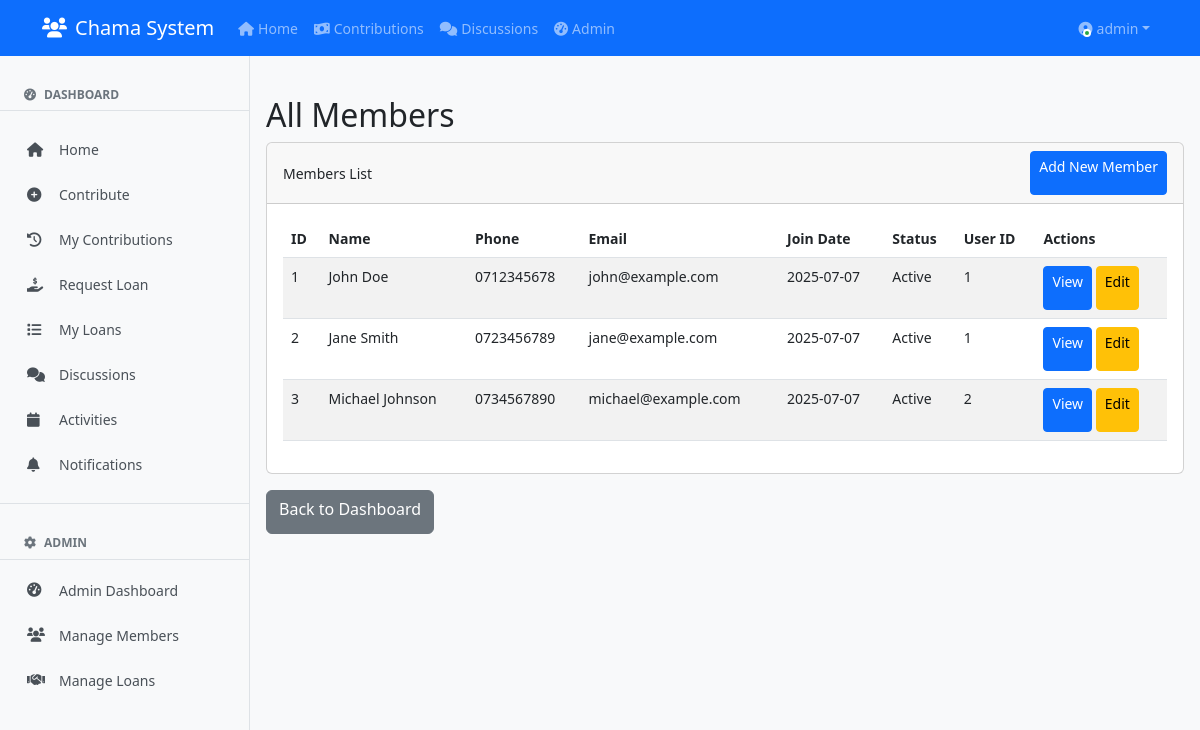
The app's page /admin/members (signed in), older data.
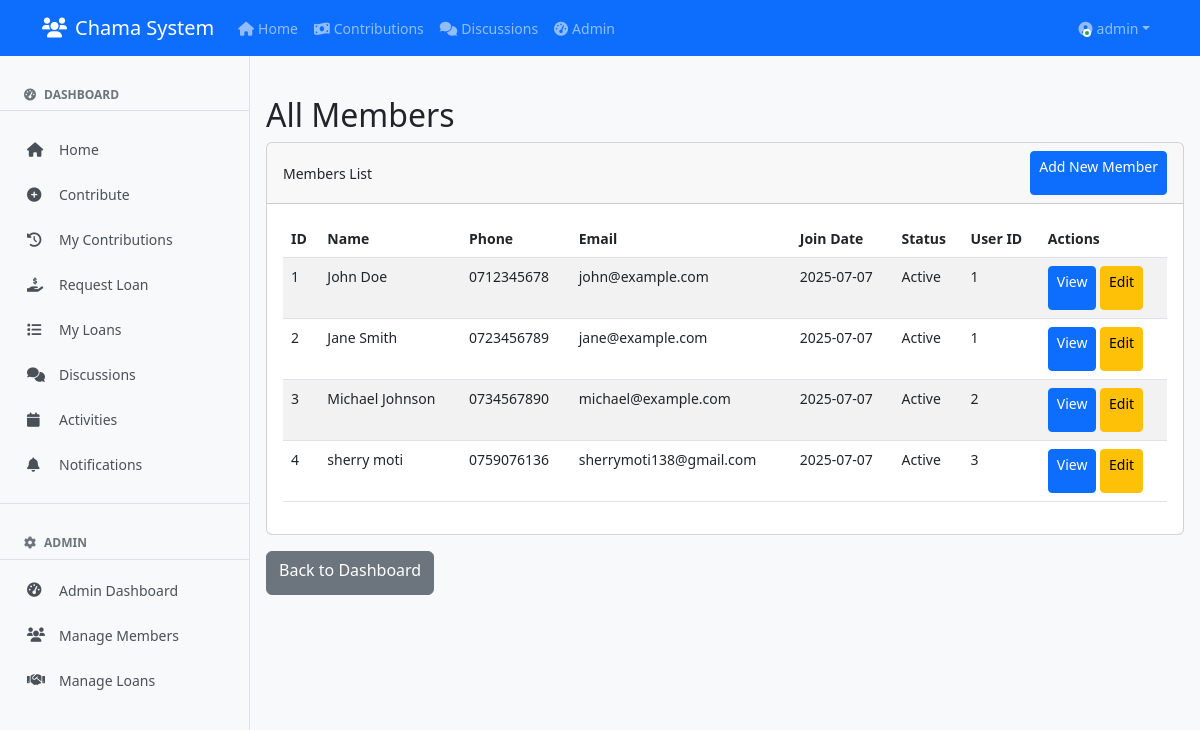
The same page, newer data.
### clean_app.py (models this page shows, shortened)
class User(db.Model, UserMixin):
    id = db.Column(db.Integer, primary_key=True)
    username = db.Column(db.String(80), unique=True, nullable=False)
    password = db.Column(db.String(200), nullable=False)
    is_admin = db.Column(db.Boolean, default=False)
    last_seen = db.Column(db.DateTime, default=datetime.utcnow)
    is_online = db.Column(db.Boolean, default=False)
    members = db.relationship('Member', backref='user', lazy=True)

class Member(db.Model):
    id = db.Column(db.Integer, primary_key=True)
    name = db.Column(db.String(100), nullable=False)
    phone = db.Column(db.String(20), nullable=False, unique=True)
    email = db.Column(db.String(100))
    join_date = db.Column(db.DateTime, default=datetime.utcnow)
    status = db.Column(db.String(20), default='Active')
    user_id = db.Column(db.Integer, db.ForeignKey('user.id'))

### clean_app.py (the view)
@app.route('/admin/members')
@login_required
@admin_required
def admin_members():
    members = Member.query.all()
    return render_template('admin/members.html', members=members)

### clean_app.py (called while the page is built)
@login_manager.user_loader
def load_user(user_id):
    return User.query.get(int(user_id))

def admin_required(f):
    @wraps(f)
    def decorated_function(*args, **kwargs):
        if not current_user.is_admin:
            abort(403)
        return f(*args, **kwargs)
    return decorated_function

### templates/admin/members.html
{% extends "base.html" %}
{% block content %}
<h2>All Members</h2>
<div class="card">
    <div class="card-header d-flex justify-content-between align-items-center">
        <span>Members List</span>
        <a href="{{ url_for('add_member') }}" class="btn btn-primary btn-sm">Add New Member</a>
    </div>
    <div class="card-body">
        <table class="table table-striped">
            <thead>
                <tr>
                    <th>ID</th>
                    <th>Name</th>
                    <th>Phone</th>
                    <th>Email</th>
                    <th>Join Date</th>
                    <th>Status</th>
                    <th>User ID</th>
                    <th>Actions</th>
                </tr>
            </thead>
            <tbody>
                {% for member in members %}
                <tr>
                    <td>{{ member.id }}</td>
                    <td>{{ member.name }}</td>
                    <td>{{ member.phone }}</td>
                    <td>{{ member.email }}</td>
                    <td>{{ member.join_date.strftime('%Y-%m-%d') }}</td>
                    <td>{{ member.status }}</td>
                    <td>{{ member.user_id }}</td>
                    <td>
                        <a href="#" class="btn btn-sm btn-primary">View</a>
                        <a href="#" class="btn btn-sm btn-warning">Edit</a>
                    </td>
                </tr>
                {% else %}
                <tr>
                    <td colspan="8" class="text-center">No members found</td>
                </tr>
                {% endfor %}
            </tbody>
        </table>
    </div>
</div>
<div class="mt-3">
    <a href="{{ url_for('admin_dashboard') }}" class="btn btn-secondary">Back to Dashboard</a>
</div>
{% endblock %}

### templates/base.html (shortened to what this page needs)
<!DOCTYPE html>
<html lang="en">
<head>
    <link href="https://cdn.jsdelivr.net/npm/bootstrap@5.3.0-alpha1/dist/css/bootstrap.min.css" rel="stylesheet">
    <link rel="stylesheet" href="https://cdnjs.cloudflare.com/ajax/libs/font-awesome/6.0.0/css/all.min.css">
</head>
<body>
    {% include 'navbar.html' %}
    {% if current_user.is_authenticated %}
    <div class="sidebar" id="sidebar">
        <div class="sidebar-header">
            <h6><i class="fas fa-tachometer-alt me-2"></i>Dashboard</h6>
        </div>
        <nav class="sidebar-nav">
            <a href="{{ url_for('index') }}" class="sidebar-link {% if request.endpoint == 'index' %}active{% endif %}">
                <i class="fas fa-home"></i>
                <span>Home</span>
            </a>
            <a href="{{ url_for('contribute') }}" class="sidebar-link">
                <i class="fas fa-plus-circle"></i>
                <span>Contribute</span>
            </a>
            <a href="{{ url_for('my_contributions') }}" class="sidebar-link">
                <i class="fas fa-history"></i>
                <span>My Contributions</span>
            </a>
            <a href="{{ url_for('request_loan') }}" class="sidebar-link">
                <i class="fas fa-hand-holding-usd"></i>
                <span>Request Loan</span>
            </a>
            <a href="{{ url_for('loans') }}" class="sidebar-link">
                <i class="fas fa-list"></i>
                <span>My Loans</span>
            </a>
            <a href="{{ url_for('discussions') }}" class="sidebar-link {% if request.endpoint == 'discussions' %}active{% endif %}">
                <i class="fas fa-comments"></i>
                <span>Discussions</span>
            </a>
            <a href="{{ url_for('activities') }}" class="sidebar-link">
                <i class="fas fa-calendar"></i>
                <span>Activities</span>
            </a>
            <a href="{{ url_for('notifications') }}" class="sidebar-link">
                <i class="fas fa-bell"></i>
                <span>Notifications</span>
            </a>
            {% if current_user.is_admin %}
            <div class="sidebar-divider"></div>
            <div class="sidebar-header">
                <h6><i class="fas fa-cog me-2"></i>Admin</h6>
            </div>
            <a href="{{ url_for('admin_dashboard') }}" class="sidebar-link">
                <i class="fas fa-tachometer-alt"></i>
                <span>Admin Dashboard</span>
            </a>
            <a href="{{ url_for('admin_members') }}" class="sidebar-link">
                <i class="fas fa-users"></i>
                <span>Manage Members</span>
            </a>
            <a href="{{ url_for('admin_loan_requests') }}" class="sidebar-link">
                <i class="fas fa-handshake"></i>
                <span>Manage Loans</span>
            </a>
            {% endif %}
        </nav>
    </div>
    {% endif %}
    <div class="main-content {% if current_user.is_authenticated %}with-sidebar{% endif %}">
        <div class="container-fluid px-2 px-md-3">
            {% block content %}{% endblock %}
        </div>
    </div>
</body>
</html>

### templates/navbar.html (shortened to what this page needs)
<nav class="navbar navbar-expand-lg navbar-dark bg-primary">
    <div class="container">
        <a class="navbar-brand" href="{{ url_for('index') }}">
            <i class="fas fa-users me-2"></i>Chama System
        </a>
        <div class="collapse navbar-collapse" id="navbarNav">
            {% if current_user.is_authenticated %}
            <ul class="navbar-nav me-auto">
                <li class="nav-item">
                    <a class="nav-link {% if request.path == url_for('index') %}active{% endif %}" href="{{ url_for('index') }}">
                        <i class="fas fa-home me-1"></i>Home
                    </a>
                </li>
                <li class="nav-item">
                    <a class="nav-link {% if request.path == url_for('contributions') %}active{% endif %}" href="{{ url_for('contributions') }}">
                        <i class="fas fa-money-bill-wave me-1"></i>Contributions
                    </a>
                </li>
                <li class="nav-item">
                    <a class="nav-link {% if request.path == url_for('discussions') %}active{% endif %}" href="{{ url_for('discussions') }}">
                        <i class="fas fa-comments me-1"></i>Discussions
                    </a>
                </li>
                {% if current_user.is_admin %}
                <li class="nav-item">
                    <a class="nav-link {% if request.path == url_for('admin_dashboard') %}active{% endif %}" href="{{ url_for('admin_dashboard') }}">
                        <i class="fas fa-tachometer-alt me-1"></i>Admin
                    </a>
                </li>
                {% endif %}
            </ul>
            <ul class="navbar-nav">
                <li class="nav-item dropdown">
                    <a class="nav-link dropdown-toggle user-dropdown" href="#" id="navbarDropdown" role="button"
                       data-bs-toggle="dropdown" aria-expanded="false">
                        <div class="user-avatar">
                            <span class="online-dot"></span>
                        </div>
                        <span class="ms-1">{{ current_user.username }}</span>
                    </a>
                </li>
            </ul>
            {% endif %}
        </div>
    </div>
</nav>

### templates/base.html (style rules this page uses)
body { background-color: #f8f9fa; font-size: 14px; }
.navbar { margin-bottom: 20px; }
.sidebar { position: fixed; top: 56px; left: 0; width: 250px; height: calc(100vh - 56px); background: #f8f9fa; border-right: 1px solid #dee2e6; z-index: 1000; overflow-y: auto; padding: 1rem 0; }
.sidebar-header { padding: 1rem 1.5rem 0.5rem; border-bottom: 1px solid #dee2e6; margin-bottom: 0.5rem; }
.sidebar-header h6 { color: #6c757d; font-size: 0.75rem; text-transform: uppercase; font-weight: 600; margin: 0; }
.sidebar-nav { padding: 0.5rem 0; }
.sidebar-link { display: flex; align-items: center; padding: 0.75rem 1.5rem; color: #495057; text-decoration: none; transition: all 0.2s ease; border-left: 3px solid transparent; }
.sidebar-link i { width: 20px; margin-right: 0.75rem; font-size: 0.9rem; }
.sidebar-divider { height: 1px; background-color: #dee2e6; margin: 1rem 0; }
.main-content { margin-left: 0; padding-top: 20px; }
.main-content.with-sidebar { margin-left: 250px; }
.btn, .form-control, .form-select { min-height: 44px; }

### templates/navbar.html (style rules this page uses)
.user-dropdown { display: flex; align-items: center; }
.user-avatar { position: relative; display: inline-block; }
.online-dot { position: absolute; bottom: 2px; right: 2px; width: 8px; height: 8px; background-color: #28a745; border: 2px solid white; border-radius: 50%; animation: pulse-dot 2s infinite; }

Row changes from the older to the newer data that the page shows:
added Member: id "4", name "sherry moti", phone "0759076136", email "sherrymoti138@gmail.com", join_date "2025-07-07", status "Active", user_id "3"
